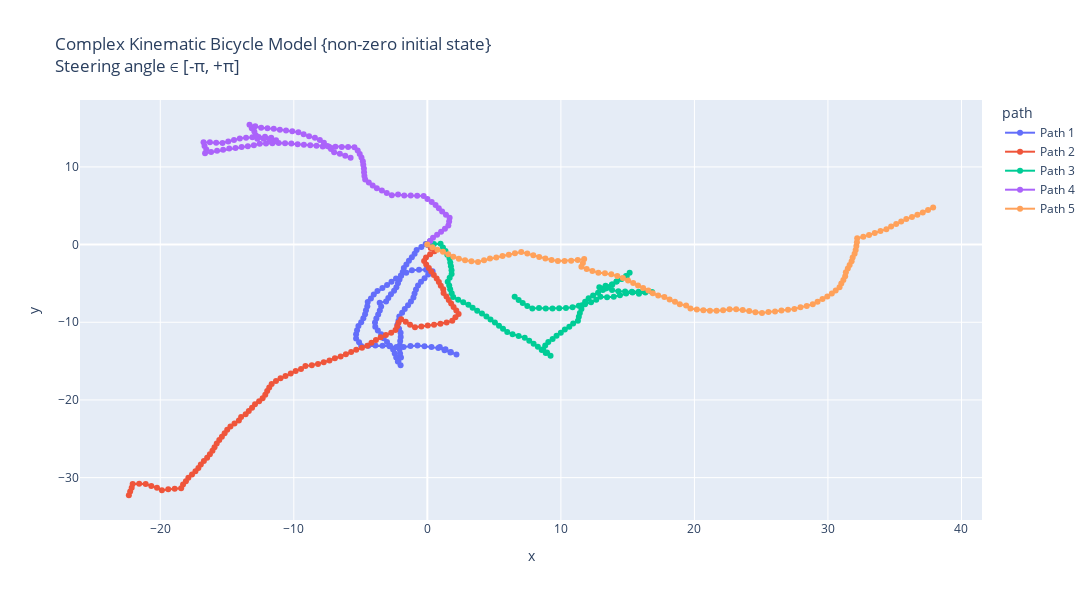

Notebook code cell kept with this figure:
### Markdown cell above
Making analytically more complex path, by introducing acceleration, initial heading and steering angle.
Complex Kinematic Bicycle Model with non-zero initial state : 
Trajectories with constant velocity, initial heading and steering angle as 0; 
But with complex kinematic_bicycle_model methods : kinematic_bicycle_model or kinematic_bicycle_model_w_slip

### Code cell
# Making 5 possible trajectories 
trajectories = []
for i in range (5):
    # Passed initial heading angle randomly (any angle b/w -90 to +90 degrees).
    # Passed acceleration; keeping acceleration constant for each trajectory, in a range of 0-2
    # Effect of acc. in the trajectory can be removed by making a = 0.0 
    # Initial delta can be any angle between -180 to +180 degrees.
    (x_traj, y_traj, θi, δi, a_traj, v_traj) = start_trajectory(v_init = 5, theta_init = round(np.pi * random.uniform(-0.5, 0.5), 2), a_init = round(random.uniform(-2, 2), 2), delta_init = round(np.pi * random.uniform(-1, 1), 2), mode = "complex")
    trajectories.append((x_traj, y_traj, θi, δi, a_traj, v_traj))

# Create a DataFrame for plotting
data = []
for i, (x_traj, y_traj, theta_init, delta_init, a_traj, v_traj) in enumerate(trajectories):
    for x, y, v in zip(x_traj, y_traj, v_traj):
        data.append({"x": x, "y": y, "v": v, "path": f"Path {i+1}"})
df = pd.DataFrame(data)

# Creating the plot using plotly.
fig = px.line(df, x="x", y="y", color="path", custom_data=["v"], title="Complex Kinematic Bicycle Model {non-zero initial state}  <br>Steering angle ∈ [-π, +π]", render_mode="svg")
# Adding hover functionality
fig.update_traces(mode="markers+lines", hovertemplate="<br>".join([
    "v: %{customdata[0]:.2f}",
    "x: %{x:.2f}",
    "y: %{y:.2f}"
]))
fig.update_layout(height=600,width=1130)
fig.show()

# Using matplotlib
plt.figure(figsize=(15, 6))
for i, (x_traj, y_traj, θi, δi, a_traj, v_traj) in enumerate(trajectories):
    # Model built such that a remains same inside; can be randomised by using a random statement.
    # print(x_traj,"\n", y_traj)
    plt.plot(x_traj, y_traj, label=f"Path {i+1}, θi = {θi}, δi = {δi}, ai = {a_traj[0]}", alpha = 0.7)
plt.xlabel("x [m]")
plt.ylabel("y [m]")
plt.title("Complex Kinematic Bicycle Model {non-zero initial state} \n Steering angle ∈ [-π, +π]")
plt.grid("True")
plt.legend()
plt.axis('equal')
plt.show()

# Using plt to show the velocity variation w.r.t. time :
dt = 0.1  # Time step
t_end = 10  # 10 seconds
t = np.arange(0, t_end + dt, dt)

plt.figure(figsize=(15, 6))
for i, (x_traj, y_traj, θi, δi, a_traj, v_traj) in enumerate(trajectories):
    # Model built such that a remains same inside; can be randomised by using a random statement.
    # print(x_traj,"\n", y_traj)
    plt.plot(t, v_traj, label=f"Path {i+1}", alpha = 0.7)
plt.ylabel("v [m/s]")
plt.xlabel("t [s]")
plt.grid("True")
plt.title("Velocity variation w.r.t. time")
plt.legend()
plt.show()
